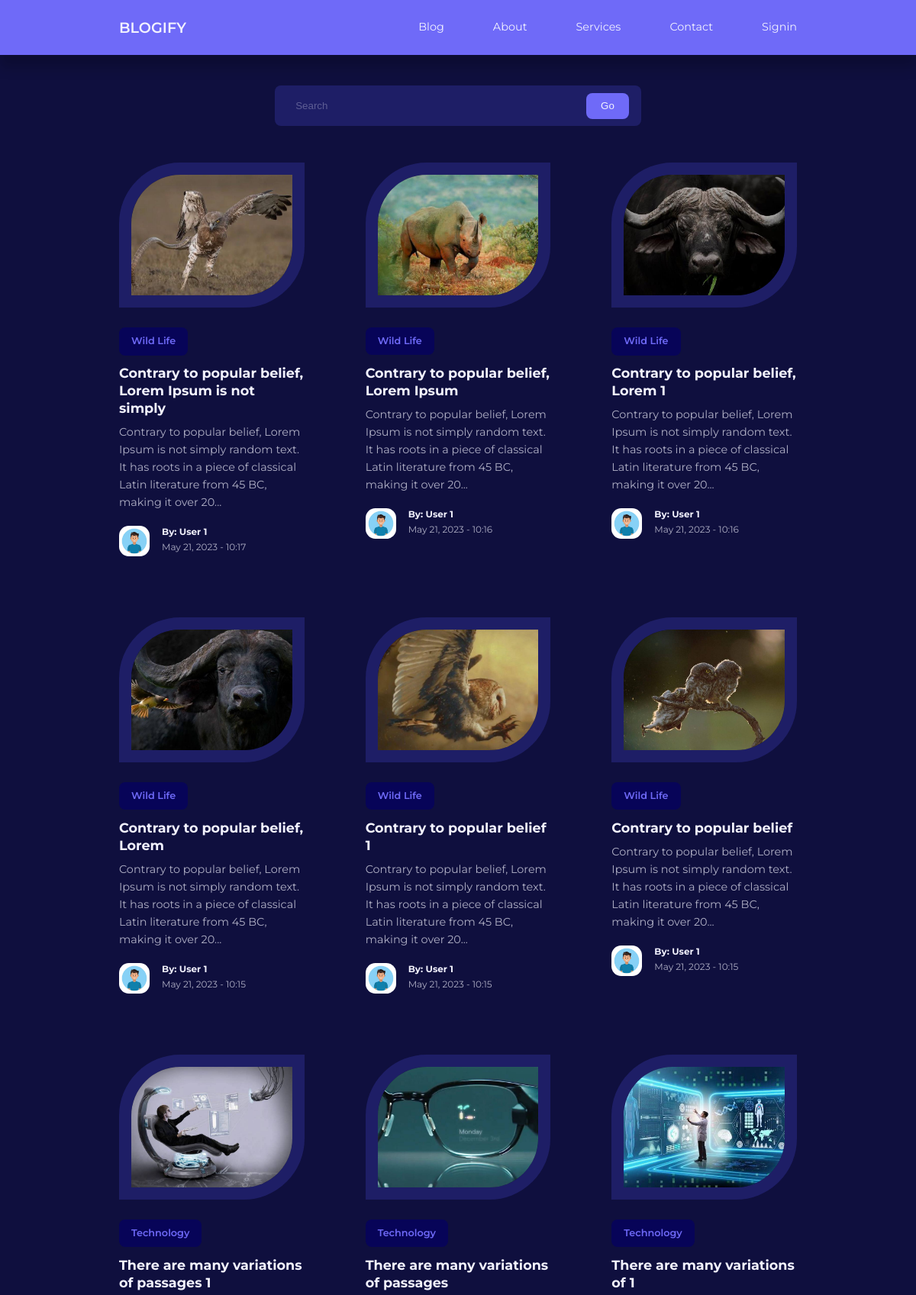
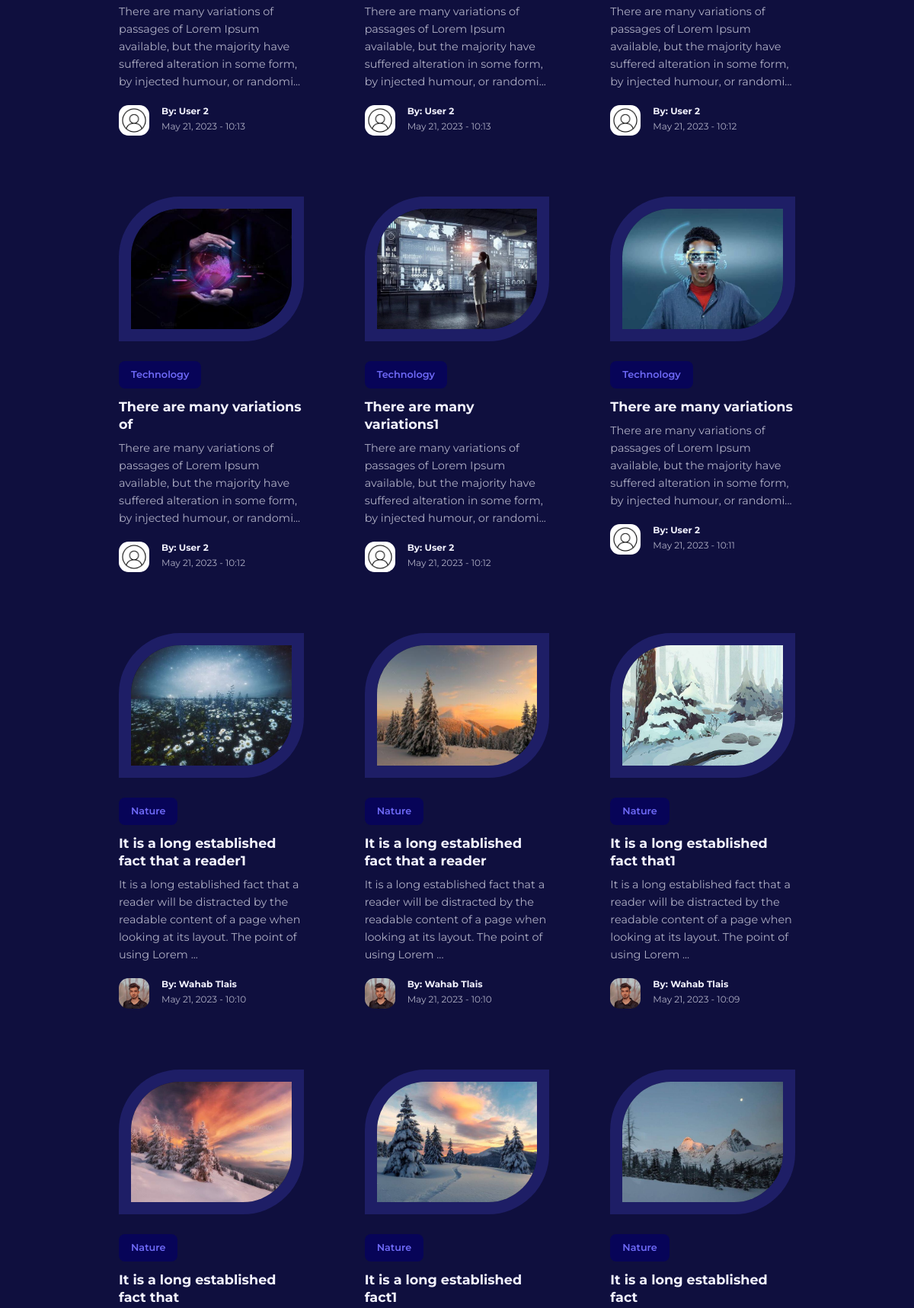
Screenshot of /blog.php (upper part) with the database file from the repository (2 pictures, top to bottom).
### tables this page shows
CREATE TABLE IF NOT EXISTS `posts` (
  `id` int(11) UNSIGNED NOT NULL AUTO_INCREMENT,
  `title` varchar(255) NOT NULL,
  `body` text NOT NULL,
  `thumbnail` varchar(255) NOT NULL,
  `date_time` timestamp NOT NULL DEFAULT CURRENT_TIMESTAMP,
  `category_id` int(11) UNSIGNED DEFAULT NULL,
  `author_id` int(11) UNSIGNED NOT NULL,
  `is_featured` tinyint(1) NOT NULL,
  PRIMARY KEY (`id`),
  KEY `FK_blog_category` (`category_id`),
  KEY `FK_blog_author` (`author_id`)
);

CREATE TABLE IF NOT EXISTS `categories` (
  `id` int(11) NOT NULL AUTO_INCREMENT,
  `title` varchar(255) NOT NULL,
  `description` varchar(2000) NOT NULL,
  PRIMARY KEY (`id`)
);

CREATE TABLE IF NOT EXISTS `users` (
  `id` int(11) UNSIGNED NOT NULL AUTO_INCREMENT,
  `firstname` varchar(50) NOT NULL,
  `lastname` varchar(50) NOT NULL,
  `username` varchar(50) NOT NULL,
  `email` varchar(100) NOT NULL,
  `password` varchar(255) NOT NULL,
  `avatar` varchar(255) NOT NULL,
  `is_admin` tinyint(1) NOT NULL,
  PRIMARY KEY (`id`)
);

### blog.php (the view, shortened to what this page needs)
<?php
include 'partials/header.php';
$query = "SELECT * FROM posts ORDER BY date_time DESC";
$posts = mysqli_query($connection, $query);
?>
<section class="search-bar">
    <form action="<?= ROOT_URL ?>search.php" class="container search-bar-container" method="GET">
        <div>
            <input type="search" name="search" placeholder="Search" />
            <button type="submit" name="submit" class="btn">Go</button>
        </div>
    </form>
</section>
<section class="posts">
    <div class="container posts-container">
        <?php while ($post = mysqli_fetch_assoc($posts)) : ?>
            <article class="post">
                <div class="post-thumbnail">
                    <img src="images/<?= $post['thumbnail'] ?>" />
                </div>
                <div class="post-info">
                    <?php
                    $category_id = $post['category_id'];
                    $category_query = "SELECT * FROM categories WHERE id=$category_id";
                    $category_result = mysqli_query($connection, $category_query);
                    $category = mysqli_fetch_assoc($category_result);
                    ?>
                    <a href="<?= ROOT_URL ?>category-posts.php?id=<?= $post['category_id'] ?>" class="category-button"><?= $category['title'] ?></a>
                    <h3 class="post-title">
                        <a href="<?= ROOT_URL ?>post.php?id=<?= $post['id'] ?>"><?= $post['title'] ?></a>
                    </h3>
                    <p class="post-body">
                        <?= substr($post['body'], 0, 150) ?>...
                    </p>
                    <div class="post-author">
                        <?php
                        $author_id = $post['author_id'];
                        $author_query = "SELECT * FROM users WHERE id=$author_id";
                        $author_result = mysqli_query($connection, $author_query);
                        $author = mysqli_fetch_assoc($author_result);
                        ?>
                        <div class="post-avatar">
                            <img src="images/<?= $author['avatar'] ?>" />
                        </div>
                        <div class="post-info">
                            <h5>By: <?= "{$author['firstname']} {$author['lastname']}" ?></h5>
                            <small><?= date("M d, Y - H:i", strtotime($post['date_time'])) ?></small>
                        </div>
                    </div>
                </div>
            </article>
        <?php endwhile ?>
    </div>
</section>
<?php
include 'partials/footer.php';
?>

### css/style.css (style rules this page uses)
:root { --color-primary: #6f6af8; --color-primary-light: hsl(242, 91%, 18%); --color-primary-variant: #5854c7; --color-red: #da0f3f; --color-red-light: hsl(346, 87%, 46%, 15%); --color-green: #00c476; --color-green-light: hsl(156, 100%, 38%, 15%); --color-gray-900: #1e1e66; --color-gray-700: #2d2b7c; --color-gray-300: rgba(242, 242, 254, 0.3); --color-gray-200: rgba(242, 242, 254, 0.7); --color-white: #f2f2fe; --color-bg: #0f0f3e; --transition: all 300ms ease; --container-width-lg: 74%; --container-width-md: 88%; --form-width: 40%; --card-border-radius-1: 0.3rem; --card-border-radius-2: 0.5rem; --card-border-radius-3: 0.8rem; --card-border-radius-4: 2rem; --card-border-radius-5: 5rem; }
* { margin: 0; padding: 0; outline: 0; border: 0; appearance: 0; list-style: none; text-decoration: none; box-sizing: border-box; }
body { font-family: "Montserrat", sans-serif; line-height: 1.6; color: var(--color-gray-200); overflow-x: hidden; background: var(--color-bg); font-size: 0.9rem; }
.container { width: var(--container-width-lg); max-width: 1800px; margin-inline: auto; }
section { margin-top: 3rem; width: 100vw; }
h1, h2, h3, h4, h5 { color: var(--color-white); line-height: 1.3; }
h3 { font-size: 1.1rem; margin: 0.8rem 0 0.5rem; }
a { color: var(--color-white); transition: var(--transition); }
img { display: block; width: 100%; object-fit: cover; }
.category-button { background: var(--color-primary-light); color: var(--color-primary); display: inline-block; padding: 0.5rem 1rem; border-radius: var(--card-border-radius-2); font-weight: 600; font-size: 0.8rem; text-align: center; }
.post-thumbnail { border-radius: var(--card-border-radius-5) 0; border: 1rem solid var(--color-gray-900); overflow: hidden; margin-bottom: 1.6rem; }
.post-author { display: flex; gap: 1rem; margin-top: 1.2rem; }
.post-avatar { width: 2.5rem; height: 2.5rem; border-radius: var(--card-border-radius-3); overflow: hidden; }
.posts-container { display: grid; grid-template-columns: repeat(3, 1fr); gap: 5rem; margin-bottom: 5rem; }
.search-bar { margin-top: 7rem; }
.search-bar-container { position: relative; width: 30rem; background: var(--color-gray-900); display: flex; flex-direction: row; align-items: center; justify-content: space-between; overflow: hidden; padding: 0.6rem 1rem; border-radius: var(--card-border-radius-2); color: var(--color-gray-300); }
.search-bar-container > div { width: 100%; display: flex; align-items: center; }
.search-bar input { background: transparent; margin-left: 0.7rem; padding: 0.5rem 0; width: 100%; }
.search-bar input::placeholder { color: var(--color-gray-300); }
.btn { display: inline-block; width: fit-content; padding: 0.6rem 1.2rem; background-color: var(--color-primary); border-radius: var(--card-border-radius-2); cursor: pointer; transition: var(--transition); color: var(--color-white); }
form { display: flex; flex-direction: column; gap: 1rem; }
input, textarea, select { padding: 0.8rem 1.4rem; background-color: var(--color-gray-900); border-radius: var(--card-border-radius-2); resize: none; color: var(--color-white); }

### rows the page displays
posts: thumbnail (picture), category.title "Wild Life", title "Contrary to popular belief, Lorem Ipsum is not simply", body "Contrary to popular belief, Lorem Ipsum is not simply random text. It has roots in a piece of classical Latin literature from 45 BC, making it over 20", author.avatar (picture), author.firstname "User", author.lastname "1", date_time "May 21, 2023 - 10:17"
posts: thumbnail (picture), category.title "Wild Life", title "Contrary to popular belief, Lorem Ipsum", body "Contrary to popular belief, Lorem Ipsum is not simply random text. It has roots in a piece of classical Latin literature from 45 BC, making it over 20", author.avatar (picture), author.firstname "User", author.lastname "1", date_time "May 21, 2023 - 10:16"
posts: thumbnail (picture), category.title "Wild Life", title "Contrary to popular belief, Lorem 1", body "Contrary to popular belief, Lorem Ipsum is not simply random text. It has roots in a piece of classical Latin literature from 45 BC, making it over 20", author.avatar (picture), author.firstname "User", author.lastname "1", date_time "May 21, 2023 - 10:16"
posts: thumbnail (picture), category.title "Wild Life", title "Contrary to popular belief, Lorem", body "Contrary to popular belief, Lorem Ipsum is not simply random text. It has roots in a piece of classical Latin literature from 45 BC, making it over 20", author.avatar (picture), author.firstname "User", author.lastname "1", date_time "May 21, 2023 - 10:15"
posts: thumbnail (picture), category.title "Wild Life", title "Contrary to popular belief 1", body "Contrary to popular belief, Lorem Ipsum is not simply random text. It has roots in a piece of classical Latin literature from 45 BC, making it over 20", author.avatar (picture), author.firstname "User", author.lastname "1", date_time "May 21, 2023 - 10:15"
posts: thumbnail (picture), category.title "Wild Life", title "Contrary to popular belief", body "Contrary to popular belief, Lorem Ipsum is not simply random text. It has roots in a piece of classical Latin literature from 45 BC, making it over 20", author.avatar (picture), author.firstname "User", author.lastname "1", date_time "May 21, 2023 - 10:15"
posts: thumbnail (picture), category.title "Technology", title "There are many variations of passages 1", body "There are many variations of passages of Lorem Ipsum available, but the majority have suffered alteration in some form, by injected humour, or randomi", author.avatar (picture), author.firstname "User", author.lastname "2", date_time "May 21, 2023 - 10:13"
posts: thumbnail (picture), category.title "Technology", title "There are many variations of passages", body "There are many variations of passages of Lorem Ipsum available, but the majority have suffered alteration in some form, by injected humour, or randomi", author.avatar (picture), author.firstname "User", author.lastname "2", date_time "May 21, 2023 - 10:13"
posts: thumbnail (picture), category.title "Technology", title "There are many variations of 1", body "There are many variations of passages of Lorem Ipsum available, but the majority have suffered alteration in some form, by injected humour, or randomi", author.avatar (picture), author.firstname "User", author.lastname "2", date_time "May 21, 2023 - 10:12"
posts: thumbnail (picture), category.title "Technology", title "There are many variations of", body "There are many variations of passages of Lorem Ipsum available, but the majority have suffered alteration in some form, by injected humour, or randomi", author.avatar (picture), author.firstname "User", author.lastname "2", date_time "May 21, 2023 - 10:12"
posts: thumbnail (picture), category.title "Technology", title "There are many variations1", body "There are many variations of passages of Lorem Ipsum available, but the majority have suffered alteration in some form, by injected humour, or randomi", author.avatar (picture), author.firstname "User", author.lastname "2", date_time "May 21, 2023 - 10:12"
posts: thumbnail (picture), category.title "Technology", title "There are many variations", body "There are many variations of passages of Lorem Ipsum available, but the majority have suffered alteration in some form, by injected humour, or randomi", author.avatar (picture), author.firstname "User", author.lastname "2", date_time "May 21, 2023 - 10:11"
posts: thumbnail (picture), category.title "Nature", title "It is a long established fact that a reader1", body "It is a long established fact that a reader will be distracted by the readable content of a page when looking at its layout. The point of using Lorem", author.avatar (picture), author.firstname "Wahab", author.lastname "Tlais", date_time "May 21, 2023 - 10:10"
posts: thumbnail (picture), category.title "Nature", title "It is a long established fact that a reader", body "It is a long established fact that a reader will be distracted by the readable content of a page when looking at its layout. The point of using Lorem", author.avatar (picture), author.firstname "Wahab", author.lastname "Tlais", date_time "May 21, 2023 - 10:10"
posts: thumbnail (picture), category.title "Nature", title "It is a long established fact that1", body "It is a long established fact that a reader will be distracted by the readable content of a page when looking at its layout. The point of using Lorem", author.avatar (picture), author.firstname "Wahab", author.lastname "Tlais", date_time "May 21, 2023 - 10:09"
posts: thumbnail (picture), category.title "Nature", title "It is a long established fact that"
posts: thumbnail (picture), category.title "Nature", title "It is a long established fact1"
posts: thumbnail (picture), category.title "Nature", title "It is a long established fact"
